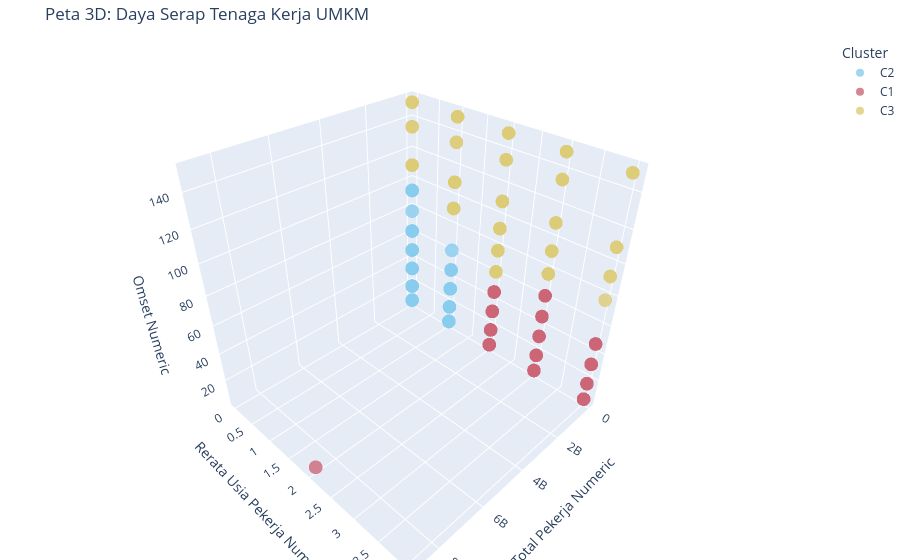
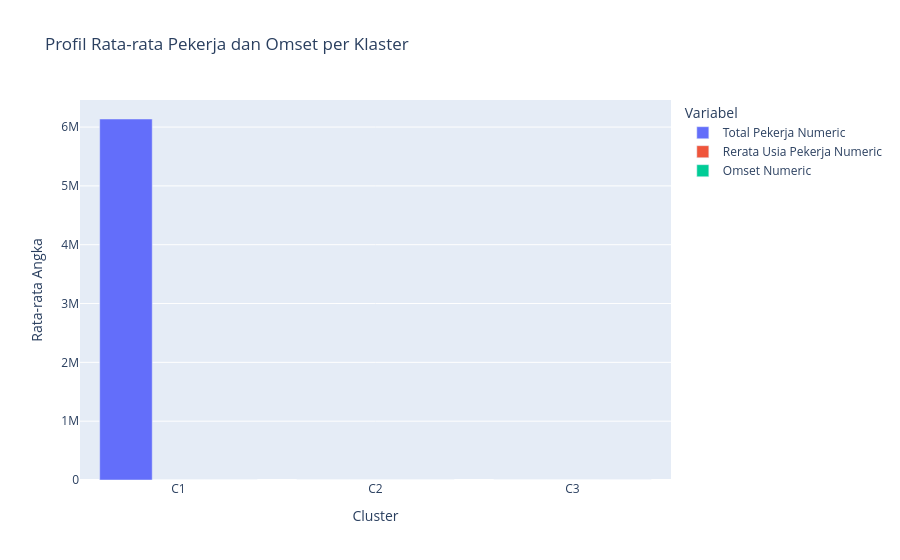

Source (notebook cell) for these figures, in order:
### Code cell
import plotly.express as px

# =========================================================
# 1. Visualisasi 3D Interaktif (Total Pekerja vs Usia vs Omset)
# =========================================================
fig_3d_c5 = px.scatter_3d(
    df, 
    x=fitur_yang_dipakai[0], # Total Pekerja Numeric
    y=fitur_yang_dipakai[1], # Rerata Usia Pekerja Numeric
    z=fitur_yang_dipakai[2], # Omset Numeric
    color='Cluster',
    hover_name='Nama Usaha',
    title="Peta 3D: Daya Serap Tenaga Kerja UMKM",
    opacity=0.8,
    size_max=12,
    color_discrete_sequence=px.colors.qualitative.Safe
)

fig_3d_c5.update_layout(margin=dict(l=0, r=0, b=0, t=40))
fig_3d_c5.show()


# =========================================================
# 2. Bar Chart (Pembandingan Profil Rata-rata Ketenagakerjaan)
# =========================================================
# Mengambil rata-rata metrik dari setiap klaster
df_avg_c5 = df.groupby('Cluster')[fitur_yang_dipakai].mean().reset_index()

# Melakukan transformasi data (melt)
df_melted_c5 = df_avg_c5.melt(id_vars='Cluster', value_vars=fitur_yang_dipakai, 
                        var_name='Variabel', value_name='Rata-rata Angka')

# Menggambar diagram batang
fig_bar_c5 = px.bar(
    df_melted_c5, 
    x='Cluster', 
    y='Rata-rata Angka', 
    color='Variabel', 
    barmode='group',
    title="Profil Rata-rata Pekerja dan Omset per Klaster"
)
fig_bar_c5.show()

### Figure 1 — Plotly figure (JSON) as saved in the notebook; plotly's stock layout.template omitted (floating-point values rounded to 4 significant figures; data arrays with more than 128 entries replaced by an {"elided": "..."} marker saying what was removed)
{"data": [{"hovertemplate": "<b>%{hovertext}</b><br><br>Cluster=C2<br>Total Pekerja Numeric=%{x}<br>Rerata Usia Pekerja Numeric=%{y}<br>Omset Numeric=%{z}<extra></extra>", "hovertext": {"elided": "1026 str values"}, "legendgroup": "C2", "marker": {"color": "rgb(136, 204, 238)", "opacity": 0.8, "symbol": "circle"}, "mode": "markers", "name": "C2", "scene": "scene", "showlegend": true, "type": "scatter3d", "x": {"elided": "1026 int values"}, "y": {"elided": "1026 int values"}, "z": {"elided": "1026 float values"}}, {"hovertemplate": "<b>%{hovertext}</b><br><br>Cluster=C1<br>Total Pekerja Numeric=%{x}<br>Rerata Usia Pekerja Numeric=%{y}<br>Omset Numeric=%{z}<extra></extra>", "hovertext": {"elided": "1436 str values"}, "legendgroup": "C1", "marker": {"color": "rgb(204, 102, 119)", "opacity": 0.8, "symbol": "circle"}, "mode": "markers", "name": "C1", "scene": "scene", "showlegend": true, "type": "scatter3d", "x": {"elided": "1436 int values"}, "y": {"elided": "1436 int values"}, "z": {"elided": "1436 float values"}}, {"hovertemplate": "<b>%{hovertext}</b><br><br>Cluster=C3<br>Total Pekerja Numeric=%{x}<br>Rerata Usia Pekerja Numeric=%{y}<br>Omset Numeric=%{z}<extra></extra>", "hovertext": {"elided": "158 str values"}, "legendgroup": "C3", "marker": {"color": "rgb(221, 204, 119)", "opacity": 0.8, "symbol": "circle"}, "mode": "markers", "name": "C3", "scene": "scene", "showlegend": true, "type": "scatter3d", "x": {"elided": "158 int values"}, "y": {"elided": "158 int values"}, "z": {"elided": "158 float values"}}], "layout": {"legend": {"title": {"text": "Cluster"}, "tracegroupgap": 0}, "margin": {"b": 0, "l": 0, "r": 0, "t": 40}, "scene": {"domain": {"x": [0, 1], "y": [0, 1]}, "xaxis": {"title": {"text": "Total Pekerja Numeric"}}, "yaxis": {"title": {"text": "Rerata Usia Pekerja Numeric"}}, "zaxis": {"title": {"text": "Omset Numeric"}}}, "title": {"text": "Peta 3D: Daya Serap Tenaga Kerja UMKM"}}}

### Figure 2 — Plotly figure (JSON) as saved in the notebook; plotly's stock layout.template omitted (floating-point values rounded to 4 significant figures)
{"data": [{"alignmentgroup": "True", "hovertemplate": "Variabel=Total Pekerja Numeric<br>Cluster=%{x}<br>Rata-rata Angka=%{y}<extra></extra>", "legendgroup": "Total Pekerja Numeric", "marker": {"color": "#636efa", "pattern": {"shape": ""}}, "name": "Total Pekerja Numeric", "offsetgroup": "Total Pekerja Numeric", "orientation": "v", "showlegend": true, "textposition": "auto", "type": "bar", "x": ["C1", "C2", "C3"], "xaxis": "x", "y": [6137000.0, 0.4591, 4.386], "yaxis": "y"}, {"alignmentgroup": "True", "hovertemplate": "Variabel=Rerata Usia Pekerja Numeric<br>Cluster=%{x}<br>Rata-rata Angka=%{y}<extra></extra>", "legendgroup": "Rerata Usia Pekerja Numeric", "marker": {"color": "#EF553B", "pattern": {"shape": ""}}, "name": "Rerata Usia Pekerja Numeric", "offsetgroup": "Rerata Usia Pekerja Numeric", "orientation": "v", "showlegend": true, "textposition": "auto", "type": "bar", "x": ["C1", "C2", "C3"], "xaxis": "x", "y": [2.823, 0.1287, 2.234], "yaxis": "y"}, {"alignmentgroup": "True", "hovertemplate": "Variabel=Omset Numeric<br>Cluster=%{x}<br>Rata-rata Angka=%{y}<extra></extra>", "legendgroup": "Omset Numeric", "marker": {"color": "#00cc96", "pattern": {"shape": ""}}, "name": "Omset Numeric", "offsetgroup": "Omset Numeric", "orientation": "v", "showlegend": true, "textposition": "auto", "type": "bar", "x": ["C1", "C2", "C3"], "xaxis": "x", "y": [12.68, 10.51, 112.8], "yaxis": "y"}], "layout": {"barmode": "group", "legend": {"title": {"text": "Variabel"}, "tracegroupgap": 0}, "title": {"text": "Profil Rata-rata Pekerja dan Omset per Klaster"}, "xaxis": {"anchor": "y", "domain": [0, 1], "title": {"text": "Cluster"}}, "yaxis": {"anchor": "x", "domain": [0, 1], "title": {"text": "Rata-rata Angka"}}}}
